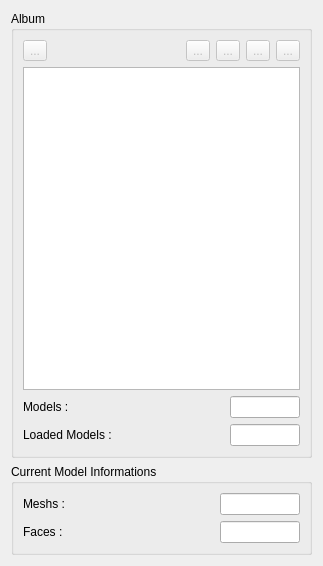
<?xml version="1.0" encoding="UTF-8"?>
<ui version="4.0">
 <class>AlbumManagerView</class>
 <widget class="QWidget" name="AlbumManagerView">
  <property name="geometry">
   <rect>
    <x>0</x>
    <y>0</y>
    <width>323</width>
    <height>566</height>
   </rect>
  </property>
  <property name="windowTitle">
   <string>Form</string>
  </property>
  <layout class="QVBoxLayout" name="verticalLayout_2">
   <item>
    <widget class="QGroupBox" name="album_groupBox">
     <property name="sizePolicy">
      <sizepolicy hsizetype="Minimum" vsizetype="Preferred">
       <horstretch>0</horstretch>
       <verstretch>0</verstretch>
      </sizepolicy>
     </property>
     <property name="title">
      <string>Album</string>
     </property>
     <property name="flat">
      <bool>true</bool>
     </property>
     <layout class="QVBoxLayout" name="_2">
      <item>
       <layout class="QHBoxLayout" name="_3">
        <item>
         <widget class="QToolButton" name="refreshThumbnailsButton">
          <property name="enabled">
           <bool>false</bool>
          </property>
          <property name="toolTip">
           <string>Refresh thumbnails</string>
          </property>
          <property name="text">
           <string>...</string>
          </property>
          <property name="icon">
           <iconset resource="glc_player.qrc">
            <normaloff>:/images/UpdateThumbnails.png</normaloff>:/images/UpdateThumbnails.png</iconset>
          </property>
          <property name="iconSize">
           <size>
            <width>20</width>
            <height>20</height>
           </size>
          </property>
         </widget>
        </item>
        <item>
         <spacer>
          <property name="orientation">
           <enum>Qt::Horizontal</enum>
          </property>
          <property name="sizeHint" stdset="0">
           <size>
            <width>20</width>
            <height>20</height>
           </size>
          </property>
         </spacer>
        </item>
        <item>
         <widget class="QToolButton" name="startLoadingButton">
          <property name="enabled">
           <bool>false</bool>
          </property>
          <property name="toolTip">
           <string>Start/Resume Loading</string>
          </property>
          <property name="text">
           <string>...</string>
          </property>
          <property name="icon">
           <iconset resource="glc_player.qrc">
            <normaloff>:/images/ResumeLoading.png</normaloff>:/images/ResumeLoading.png</iconset>
          </property>
          <property name="iconSize">
           <size>
            <width>20</width>
            <height>20</height>
           </size>
          </property>
          <property name="checkable">
           <bool>true</bool>
          </property>
         </widget>
        </item>
        <item>
         <widget class="QToolButton" name="stopLoadingButton">
          <property name="enabled">
           <bool>false</bool>
          </property>
          <property name="toolTip">
           <string>Interupt Loading</string>
          </property>
          <property name="text">
           <string>...</string>
          </property>
          <property name="icon">
           <iconset resource="glc_player.qrc">
            <normaloff>:/images/InteruptLoading.png</normaloff>:/images/InteruptLoading.png</iconset>
          </property>
          <property name="iconSize">
           <size>
            <width>20</width>
            <height>20</height>
           </size>
          </property>
          <property name="checkable">
           <bool>true</bool>
          </property>
         </widget>
        </item>
        <item>
         <widget class="QToolButton" name="removeUnloadModelsButton">
          <property name="enabled">
           <bool>false</bool>
          </property>
          <property name="toolTip">
           <string>Remove Unloaded Models</string>
          </property>
          <property name="text">
           <string>...</string>
          </property>
          <property name="icon">
           <iconset resource="glc_player.qrc">
            <normaloff>:/images/RemoveUnload.png</normaloff>:/images/RemoveUnload.png</iconset>
          </property>
          <property name="iconSize">
           <size>
            <width>20</width>
            <height>20</height>
           </size>
          </property>
         </widget>
        </item>
        <item>
         <widget class="QToolButton" name="removeOnErrorModelsButton">
          <property name="enabled">
           <bool>false</bool>
          </property>
          <property name="toolTip">
           <string>Remove Models On Error</string>
          </property>
          <property name="text">
           <string>...</string>
          </property>
          <property name="icon">
           <iconset resource="glc_player.qrc">
            <normaloff>:/images/RemoveError.png</normaloff>:/images/RemoveError.png</iconset>
          </property>
          <property name="iconSize">
           <size>
            <width>20</width>
            <height>20</height>
           </size>
          </property>
         </widget>
        </item>
       </layout>
      </item>
      <item>
       <widget class="QListWidget" name="modelList">
        <property name="contextMenuPolicy">
         <enum>Qt::ActionsContextMenu</enum>
        </property>
        <property name="alternatingRowColors">
         <bool>true</bool>
        </property>
        <property name="movement">
         <enum>QListView::Static</enum>
        </property>
        <property name="spacing">
         <number>1</number>
        </property>
        <property name="sortingEnabled">
         <bool>false</bool>
        </property>
       </widget>
      </item>
      <item>
       <layout class="QHBoxLayout" name="_4">
        <item>
         <widget class="QLabel" name="label_8">
          <property name="text">
           <string>Models :</string>
          </property>
         </widget>
        </item>
        <item>
         <spacer>
          <property name="orientation">
           <enum>Qt::Horizontal</enum>
          </property>
          <property name="sizeHint" stdset="0">
           <size>
            <width>40</width>
            <height>20</height>
           </size>
          </property>
         </spacer>
        </item>
        <item>
         <widget class="QLineEdit" name="numberOfModels">
          <property name="enabled">
           <bool>true</bool>
          </property>
          <property name="minimumSize">
           <size>
            <width>0</width>
            <height>0</height>
           </size>
          </property>
          <property name="maximumSize">
           <size>
            <width>70</width>
            <height>16777215</height>
           </size>
          </property>
          <property name="focusPolicy">
           <enum>Qt::NoFocus</enum>
          </property>
          <property name="acceptDrops">
           <bool>false</bool>
          </property>
          <property name="alignment">
           <set>Qt::AlignRight|Qt::AlignTrailing|Qt::AlignVCenter</set>
          </property>
          <property name="readOnly">
           <bool>true</bool>
          </property>
         </widget>
        </item>
       </layout>
      </item>
      <item>
       <layout class="QHBoxLayout" name="_5">
        <item>
         <widget class="QLabel" name="label_9">
          <property name="text">
           <string>Loaded Models :</string>
          </property>
         </widget>
        </item>
        <item>
         <spacer>
          <property name="orientation">
           <enum>Qt::Horizontal</enum>
          </property>
          <property name="sizeHint" stdset="0">
           <size>
            <width>40</width>
            <height>20</height>
           </size>
          </property>
         </spacer>
        </item>
        <item>
         <widget class="QLineEdit" name="numberOfLoadedModels">
          <property name="enabled">
           <bool>true</bool>
          </property>
          <property name="maximumSize">
           <size>
            <width>70</width>
            <height>16777215</height>
           </size>
          </property>
          <property name="focusPolicy">
           <enum>Qt::NoFocus</enum>
          </property>
          <property name="acceptDrops">
           <bool>false</bool>
          </property>
          <property name="alignment">
           <set>Qt::AlignRight|Qt::AlignTrailing|Qt::AlignVCenter</set>
          </property>
          <property name="readOnly">
           <bool>true</bool>
          </property>
         </widget>
        </item>
       </layout>
      </item>
     </layout>
    </widget>
   </item>
   <item>
    <widget class="QGroupBox" name="currentModelInfoGroup">
     <property name="sizePolicy">
      <sizepolicy hsizetype="Minimum" vsizetype="Preferred">
       <horstretch>0</horstretch>
       <verstretch>0</verstretch>
      </sizepolicy>
     </property>
     <property name="title">
      <string>Current Model Informations</string>
     </property>
     <property name="flat">
      <bool>true</bool>
     </property>
     <layout class="QVBoxLayout" name="verticalLayout">
      <item>
       <layout class="QHBoxLayout" name="_7">
        <item>
         <widget class="QLabel" name="label_7">
          <property name="text">
           <string>Meshs :</string>
          </property>
         </widget>
        </item>
        <item>
         <spacer>
          <property name="orientation">
           <enum>Qt::Horizontal</enum>
          </property>
          <property name="sizeHint" stdset="0">
           <size>
            <width>40</width>
            <height>20</height>
           </size>
          </property>
         </spacer>
        </item>
        <item>
         <widget class="QLineEdit" name="numberOfMesh">
          <property name="enabled">
           <bool>true</bool>
          </property>
          <property name="maximumSize">
           <size>
            <width>80</width>
            <height>16777215</height>
           </size>
          </property>
          <property name="focusPolicy">
           <enum>Qt::NoFocus</enum>
          </property>
          <property name="acceptDrops">
           <bool>false</bool>
          </property>
          <property name="alignment">
           <set>Qt::AlignRight|Qt::AlignTrailing|Qt::AlignVCenter</set>
          </property>
          <property name="readOnly">
           <bool>true</bool>
          </property>
         </widget>
        </item>
       </layout>
      </item>
      <item>
       <layout class="QHBoxLayout" name="_10">
        <item>
         <widget class="QLabel" name="label_6">
          <property name="text">
           <string>Faces :</string>
          </property>
         </widget>
        </item>
        <item>
         <spacer>
          <property name="orientation">
           <enum>Qt::Horizontal</enum>
          </property>
          <property name="sizeHint" stdset="0">
           <size>
            <width>40</width>
            <height>20</height>
           </size>
          </property>
         </spacer>
        </item>
        <item>
         <widget class="QLineEdit" name="numberOfFaces">
          <property name="enabled">
           <bool>true</bool>
          </property>
          <property name="maximumSize">
           <size>
            <width>80</width>
            <height>16777215</height>
           </size>
          </property>
          <property name="acceptDrops">
           <bool>false</bool>
          </property>
          <property name="alignment">
           <set>Qt::AlignRight|Qt::AlignTrailing|Qt::AlignVCenter</set>
          </property>
          <property name="readOnly">
           <bool>true</bool>
          </property>
         </widget>
        </item>
       </layout>
      </item>
     </layout>
    </widget>
   </item>
  </layout>
 </widget>
 <resources>
  <include location="glc_player.qrc"/>
 </resources>
 <connections/>
</ui>
